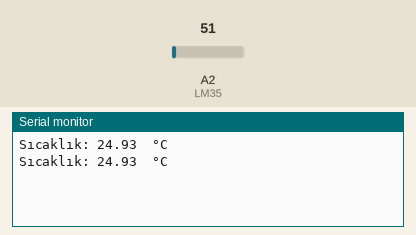
Recording of a sketch running on a simulated Arduino Uno, built with avr-gcc and run on an emulated ATmega328P. On the bench: the last lines printed to the serial monitor. Inputs (shaded band) come from the test bench; at power-on: A2 (LM35) = 51.

Above: at 1.8 s.
1.9 s: A2 (LM35) set to 61
At 2.6 s:
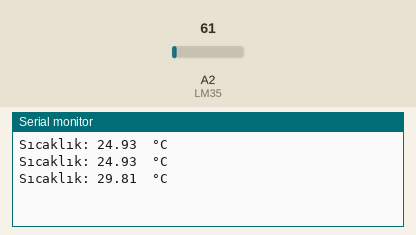
3.4 s: A2 (LM35) set to 71
At 4.8 s:
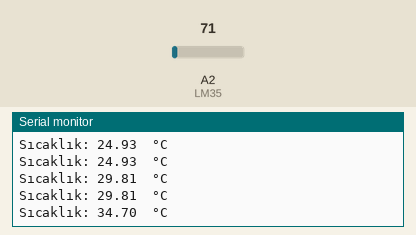
Timing chart, 0 to 6.4 s (numbered marks = the images above; inputs shaded):
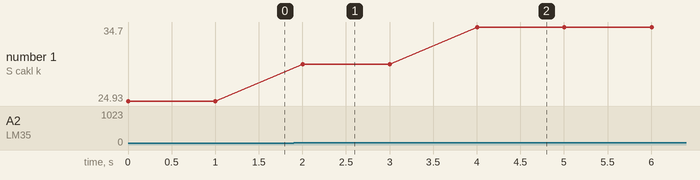

Measured:
- after the input at 1.9 s, the serial monitor: prints a new line after 0.10 s (image 1)
- after the input at 3.4 s, the serial monitor: prints a new line after 0.60 s (image 2)
- plotted number 1: 24.93 → 29.81 after the input at 1.9 s, 29.81 → 34.7 after the input at 3.4 s

The sketch:

ArduKit_LM35.ino
```cpp
/*by VIPREKIT
 *
 * Bu uygulamada kit üzerinde bulunan LM35 sıcaklık
 * sensöründen alınan sıcaklık değeri Serial porttan
 * gözlemlenmiştir.
 *
 * NOT:LM35 sıcaklık sensörü derece başına 10 mV çıkış verir.
 * 1000mV = 1 V
 *
 * www.viprekit.com
 */

const int LM35 = A2;
float Voltage = 0;
float AnalogDeger = 0;
float Sicaklik = 0;

void setup() {

  Serial.begin(9600);
}

void loop() {


 AnalogDeger = analogRead(LM35);
 Voltage = (AnalogDeger/1023)*5000;
 Sicaklik = Voltage / 10.0;

 Serial.print("Sıcaklık: ");
 Serial.print(Sicaklik);
 Serial.println("\t°C");
 delay(1000);
}
```
